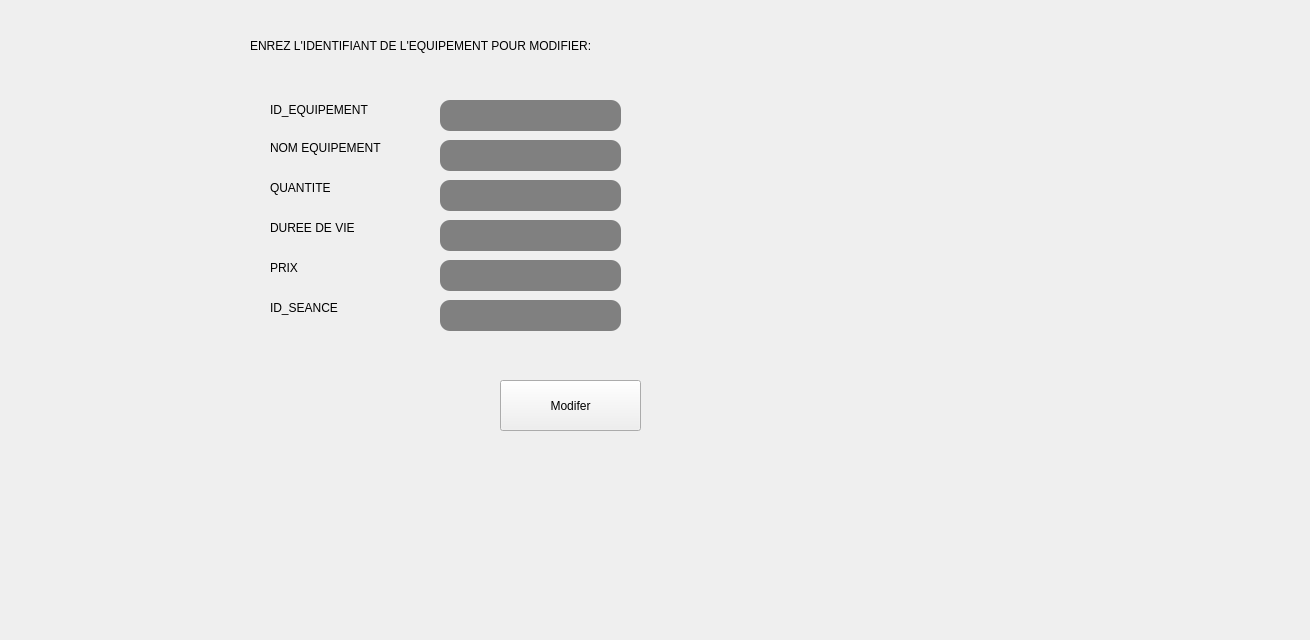
      <widget class="QWidget" name="tab_5">
       <attribute name="title">
        <string>Modifier</string>
       </attribute>
       <widget class="QLineEdit" name="ID_EQU_2">
        <property name="geometry">
         <rect>
          <x>440</x>
          <y>100</y>
          <width>181</width>
          <height>31</height>
         </rect>
        </property>
        <property name="styleSheet">
         <string notr="true">border-radius: 10px;
background-color: grey;
color: rgb(255, 255, 255);
alternate-background-color: rgb(255, 255, 255);</string>
        </property>
       </widget>
       <widget class="QLineEdit" name="nomEquip_2">
        <property name="geometry">
         <rect>
          <x>440</x>
          <y>140</y>
          <width>181</width>
          <height>31</height>
         </rect>
        </property>
        <property name="styleSheet">
         <string notr="true">border-radius: 10px;
background-color: grey;
color: rgb(255, 255, 255);
alternate-background-color: rgb(255, 255, 255);</string>
        </property>
       </widget>
       <widget class="QLineEdit" name="quantite_2">
        <property name="geometry">
         <rect>
          <x>440</x>
          <y>180</y>
          <width>181</width>
          <height>31</height>
         </rect>
        </property>
        <property name="styleSheet">
         <string notr="true">border-radius: 10px;
background-color: grey;
color: rgb(255, 255, 255);
alternate-background-color: rgb(255, 255, 255);</string>
        </property>
       </widget>
       <widget class="QLineEdit" name="DUREE_VIE_2">
        <property name="geometry">
         <rect>
          <x>440</x>
          <y>220</y>
          <width>181</width>
          <height>31</height>
         </rect>
        </property>
        <property name="styleSheet">
         <string notr="true">border-radius: 10px;
background-color: grey;
color: rgb(255, 255, 255);
alternate-background-color: rgb(255, 255, 255);</string>
        </property>
       </widget>
       <widget class="QLineEdit" name="prixEquip_2">
        <property name="geometry">
         <rect>
          <x>440</x>
          <y>260</y>
          <width>181</width>
          <height>31</height>
         </rect>
        </property>
        <property name="styleSheet">
         <string notr="true">border-radius: 10px;
background-color: grey;
color: rgb(255, 255, 255);
alternate-background-color: rgb(255, 255, 255);</string>
        </property>
       </widget>
       <widget class="QLineEdit" name="idSeance_2">
        <property name="geometry">
         <rect>
          <x>440</x>
          <y>300</y>
          <width>181</width>
          <height>31</height>
         </rect>
        </property>
        <property name="styleSheet">
         <string notr="true">border-radius: 10px;
background-color: grey;
color: rgb(255, 255, 255);
alternate-background-color: rgb(255, 255, 255);</string>
        </property>
       </widget>
       <widget class="QLabel" name="label_15">
        <property name="geometry">
         <rect>
          <x>270</x>
          <y>220</y>
          <width>131</width>
          <height>16</height>
         </rect>
        </property>
        <property name="styleSheet">
         <string notr="true">font: 15pt &quot;Niagara Engraved&quot;;
</string>
        </property>
        <property name="text">
         <string>DUREE DE VIE</string>
        </property>
       </widget>
       <widget class="QLabel" name="label_16">
        <property name="geometry">
         <rect>
          <x>270</x>
          <y>260</y>
          <width>131</width>
          <height>16</height>
         </rect>
        </property>
        <property name="styleSheet">
         <string notr="true">font: 15pt &quot;Niagara Engraved&quot;;
</string>
        </property>
        <property name="text">
         <string>PRIX</string>
        </property>
       </widget>
       <widget class="QLabel" name="label_17">
        <property name="geometry">
         <rect>
          <x>270</x>
          <y>140</y>
          <width>141</width>
          <height>16</height>
         </rect>
        </property>
        <property name="styleSheet">
         <string notr="true">font: 15pt &quot;Niagara Engraved&quot;;
</string>
        </property>
        <property name="text">
         <string>NOM EQUIPEMENT</string>
        </property>
       </widget>
       <widget class="QLabel" name="label_18">
        <property name="geometry">
         <rect>
          <x>270</x>
          <y>100</y>
          <width>161</width>
          <height>20</height>
         </rect>
        </property>
        <property name="styleSheet">
         <string notr="true">font: 15pt &quot;Niagara Engraved&quot;;
</string>
        </property>
        <property name="text">
         <string>ID_EQUIPEMENT</string>
        </property>
       </widget>
       <widget class="QLabel" name="label_19">
        <property name="geometry">
         <rect>
          <x>270</x>
          <y>300</y>
          <width>131</width>
          <height>16</height>
         </rect>
        </property>
        <property name="styleSheet">
         <string notr="true">font: 15pt &quot;Niagara Engraved&quot;;
</string>
        </property>
        <property name="text">
         <string>ID_SEANCE</string>
        </property>
       </widget>
       <widget class="QLabel" name="label_20">
        <property name="geometry">
         <rect>
          <x>270</x>
          <y>180</y>
          <width>131</width>
          <height>16</height>
         </rect>
        </property>
        <property name="styleSheet">
         <string notr="true">font: 15pt &quot;Niagara Engraved&quot;;
</string>
        </property>
        <property name="text">
         <string>QUANTITE</string>
        </property>
       </widget>
       <widget class="QLabel" name="label_21">
        <property name="geometry">
         <rect>
          <x>250</x>
          <y>20</y>
          <width>1051</width>
          <height>51</height>
         </rect>
        </property>
        <property name="styleSheet">
         <string notr="true">font: 20pt &quot;Niagara Engraved&quot;;
</string>
        </property>
        <property name="text">
         <string>ENREZ L'IDENTIFIANT DE L'EQUIPEMENT POUR MODIFIER:</string>
        </property>
       </widget>
       <widget class="QPushButton" name="btnModifierEquip">
        <property name="geometry">
         <rect>
          <x>500</x>
          <y>380</y>
          <width>141</width>
          <height>51</height>
         </rect>
        </property>
        <property name="styleSheet">
         <string notr="true">QPushButton

{
	background-color: rgb(72, 78, 86);
	border-style: outset;
    border-width: 2px;
    border-radius:10px;
    border-color: beige;
    font: bold 14px;;
    padding: 6px;
	color: rgb(255, 255, 255);

}

QPushButton:hover

{
	background-color: lightgreen;
	color: rgb(0, 0, 0);
	gridline-color: rgb(94, 118, 255);
}

QPushButton:pressed</string>
        </property>
        <property name="text">
         <string>Modifer</string>
        </property>
       </widget>
       <widget class="QLabel" name="back5">
        <property name="geometry">
         <rect>
          <x>20</x>
          <y>0</y>
          <width>1171</width>
          <height>631</height>
         </rect>
        </property>
        <property name="text">
         <string/>
        </property>
        <property name="pixmap">
         <pixmap>bg.png</pixmap>
        </property>
       </widget>
       <zorder>back5</zorder>
       <zorder>ID_EQU_2</zorder>
       <zorder>nomEquip_2</zorder>
       <zorder>quantite_2</zorder>
       <zorder>DUREE_VIE_2</zorder>
       <zorder>prixEquip_2</zorder>
       <zorder>idSeance_2</zorder>
       <zorder>label_15</zorder>
       <zorder>label_16</zorder>
       <zorder>label_17</zorder>
       <zorder>label_18</zorder>
       <zorder>label_19</zorder>
       <zorder>label_20</zorder>
       <zorder>label_21</zorder>
       <zorder>btnModifierEquip</zorder>
      </widget>
